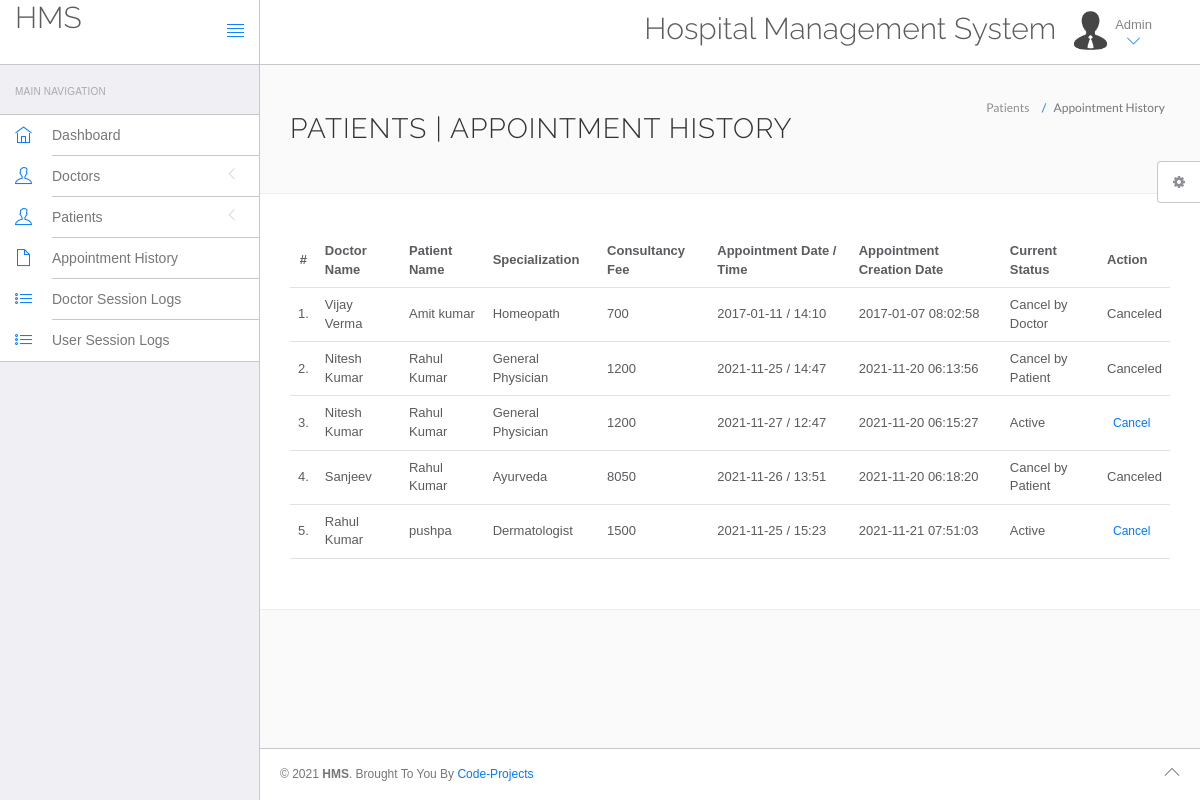
The app's page /hms/admin/appointment-history.php (signed in) with its own data.
### tables this page shows
CREATE TABLE `appointment` (
  `id` int NOT NULL,
  `doctorSpecialization` varchar(255) NOT NULL,
  `doctorId` int NOT NULL,
  `userId` int NOT NULL,
  `consultancyFees` int NOT NULL,
  `appointmentDate` varchar(255) NOT NULL,
  `appointmentTime` varchar(255) NOT NULL,
  `postingDate` timestamp NULL DEFAULT CURRENT_TIMESTAMP,
  `userStatus` int NOT NULL,
  `doctorStatus` int NOT NULL,
  `updationDate` varchar(255) DEFAULT NULL
);

CREATE TABLE `doctors` (
  `id` int NOT NULL,
  `specilization` varchar(255) NOT NULL,
  `doctorName` varchar(255) NOT NULL,
  `address` longtext NOT NULL,
  `docFees` varchar(255) NOT NULL,
  `contactno` bigint NOT NULL,
  `docEmail` varchar(255) NOT NULL,
  `password` varchar(255) NOT NULL,
  `creationDate` timestamp NOT NULL DEFAULT CURRENT_TIMESTAMP,
  `updationDate` varchar(255) DEFAULT NULL
);

CREATE TABLE `users` (
  `id` int NOT NULL,
  `fullName` varchar(255) NOT NULL,
  `address` longtext NOT NULL,
  `city` varchar(255) NOT NULL,
  `gender` varchar(255) NOT NULL,
  `email` varchar(255) NOT NULL,
  `password` varchar(255) NOT NULL,
  `regDate` timestamp NOT NULL DEFAULT CURRENT_TIMESTAMP,
  `updationDate` varchar(255) DEFAULT NULL
);

### hms/admin/appointment-history.php (the view, shortened to what this page needs)
<?php
include('../include/config.php');
?>
<!DOCTYPE html>
<html lang="en">
	<head>
		<link rel="stylesheet" href="vendor/bootstrap/css/bootstrap.min.css">
		<link rel="stylesheet" href="vendor/fontawesome/css/font-awesome.min.css">
		<link rel="stylesheet" href="vendor/themify-icons/themify-icons.min.css">
		<link href="vendor/animate.css/animate.min.css" rel="stylesheet" media="screen">
		<link href="vendor/perfect-scrollbar/perfect-scrollbar.min.css" rel="stylesheet" media="screen">
		<link href="vendor/switchery/switchery.min.css" rel="stylesheet" media="screen">
		<link href="vendor/bootstrap-touchspin/jquery.bootstrap-touchspin.min.css" rel="stylesheet" media="screen">
		<link href="vendor/select2/select2.min.css" rel="stylesheet" media="screen">
		<link href="vendor/bootstrap-datepicker/bootstrap-datepicker3.standalone.min.css" rel="stylesheet" media="screen">
		<link href="vendor/bootstrap-timepicker/bootstrap-timepicker.min.css" rel="stylesheet" media="screen">
		<link rel="stylesheet" href="assets/css/styles.css">
		<link rel="stylesheet" href="assets/css/plugins.css">
		<link rel="stylesheet" href="assets/css/themes/theme-1.css" id="skin_color" />
	</head>
	<body>
		<div id="app">
<?php include('include/sidebar.php');?>
			<div class="app-content">
					<?php include('include/header.php');?>
				<div class="main-content" >
					<div class="wrap-content container" id="container">
						<section id="page-title">
							<div class="row">
								<div class="col-sm-8">
									<h1 class="mainTitle">Patients  | Appointment History</h1>
																	</div>
								<ol class="breadcrumb">
									<li>
										<span>Patients </span>
									</li>
									<li class="active">
										<span>Appointment History</span>
									</li>
								</ol>
							</div>
						</section>
						<div class="container-fluid container-fullw bg-white">
							<div class="row">
								<div class="col-md-12">
									<table class="table table-hover" id="sample-table-1">
										<thead>
											<tr>
												<th class="center">#</th>
												<th class="hidden-xs">Doctor Name</th>
												<th>Patient Name</th>
												<th>Specialization</th>
												<th>Consultancy Fee</th>
												<th>Appointment Date / Time </th>
												<th>Appointment Creation Date  </th>
												<th>Current Status</th>
												<th>Action</th>
											</tr>
										</thead>
										<tbody>
											<?php
												$qry="select doctors.doctorName as docname,users.fullName as pname,appointment.*  from appointment join doctors on doctors.id=appointment.doctorId join users on users.id=appointment.userId ";
												$stmt = $conn->prepare($qry);
												$stmt->execute();
												$cnt=1;
												while($row=$stmt->fetch(PDO::FETCH_ASSOC)){
											?>
											<tr>
												<td class="center"><?php echo $cnt;?>.</td>
												<td class="hidden-xs"><?php echo $row['docname'];?></td>
												<td class="hidden-xs"><?php echo $row['pname'];?></td>
												<td><?php echo $row['doctorSpecialization'];?></td>
												<td><?php echo $row['consultancyFees'];?></td>
												<td><?php echo $row['appointmentDate'];?> / <?php echo
												 $row['appointmentTime'];?>
												</td>
												<td><?php echo $row['postingDate'];?></td>
												<td>
													<?php
														if(($row['userStatus']==1) && ($row['doctorStatus']==1)){
															echo "Active";
														}
														if(($row['userStatus']==0) && ($row['doctorStatus']==1)){
															echo "Cancel by Patient";
														}
														if(($row['userStatus']==1) && ($row['doctorStatus']==0)){
															echo "Cancel by Doctor";
														}
													?>
												</td>
												<td>
													<div class="visible-md visible-lg hidden-sm hidden-xs">
														<?php if(($row['userStatus']==1) && ($row['doctorStatus']==1)) { ?>
														<a href="appointment-history.php?id=<?php echo $row['id']?>&cancel=update" onClick="return confirm('Are you sure you want to cancel this appointment ?')"class="btn btn-transparent btn-xs tooltips" title="Cancel Appointment" tooltip-placement="top" tooltip="Remove">Cancel</a>
														<?php } else {
															echo "Canceled";
														} ?>
												</div>
												</td>
											</tr>
											<?php
$cnt=$cnt+1;
											 }?>
										</tbody>
									</table>
								</div>
							</div>
								</div>
					</div>
				</div>
			</div>
	<?php include('include/footer.php');?>
	<?php include('include/setting.php');?>
		</div>
	</body>
</html>

### hms/admin/assets/css/themes/theme-1.css (style rules this page uses)
body { background: #FAFAFA; }

### records on screen
appointment: doctorId.doctorName "Vijay Verma", userId.fullName "Amit kumar", doctorSpecialization "Homeopath", consultancyFees "700", appointmentDate "2017-01-11", appointmentTime "14:10", postingDate "2017-01-07 08:02:58", userStatus "Cancel by Doctor"
appointment: doctorId.doctorName "Nitesh Kumar", userId.fullName "Rahul Kumar", doctorSpecialization "General Physician", consultancyFees "1200", appointmentDate "2021-11-25", appointmentTime "14:47", postingDate "2021-11-20 06:13:56", userStatus "Cancel by Patient"
appointment: doctorId.doctorName "Nitesh Kumar", userId.fullName "Rahul Kumar", doctorSpecialization "General Physician", consultancyFees "1200", appointmentDate "2021-11-27", appointmentTime "12:47", postingDate "2021-11-20 06:15:27", userStatus "Active"
appointment: doctorId.doctorName "Sanjeev", userId.fullName "Rahul Kumar", doctorSpecialization "Ayurveda", consultancyFees "8050", appointmentDate "2021-11-26", appointmentTime "13:51", postingDate "2021-11-20 06:18:20", userStatus "Cancel by Patient"
appointment: doctorId.doctorName "Rahul Kumar", userId.fullName "pushpa", doctorSpecialization "Dermatologist", consultancyFees "1500", appointmentDate "2021-11-25", appointmentTime "15:23", postingDate "2021-11-21 07:51:03", userStatus "Active"
